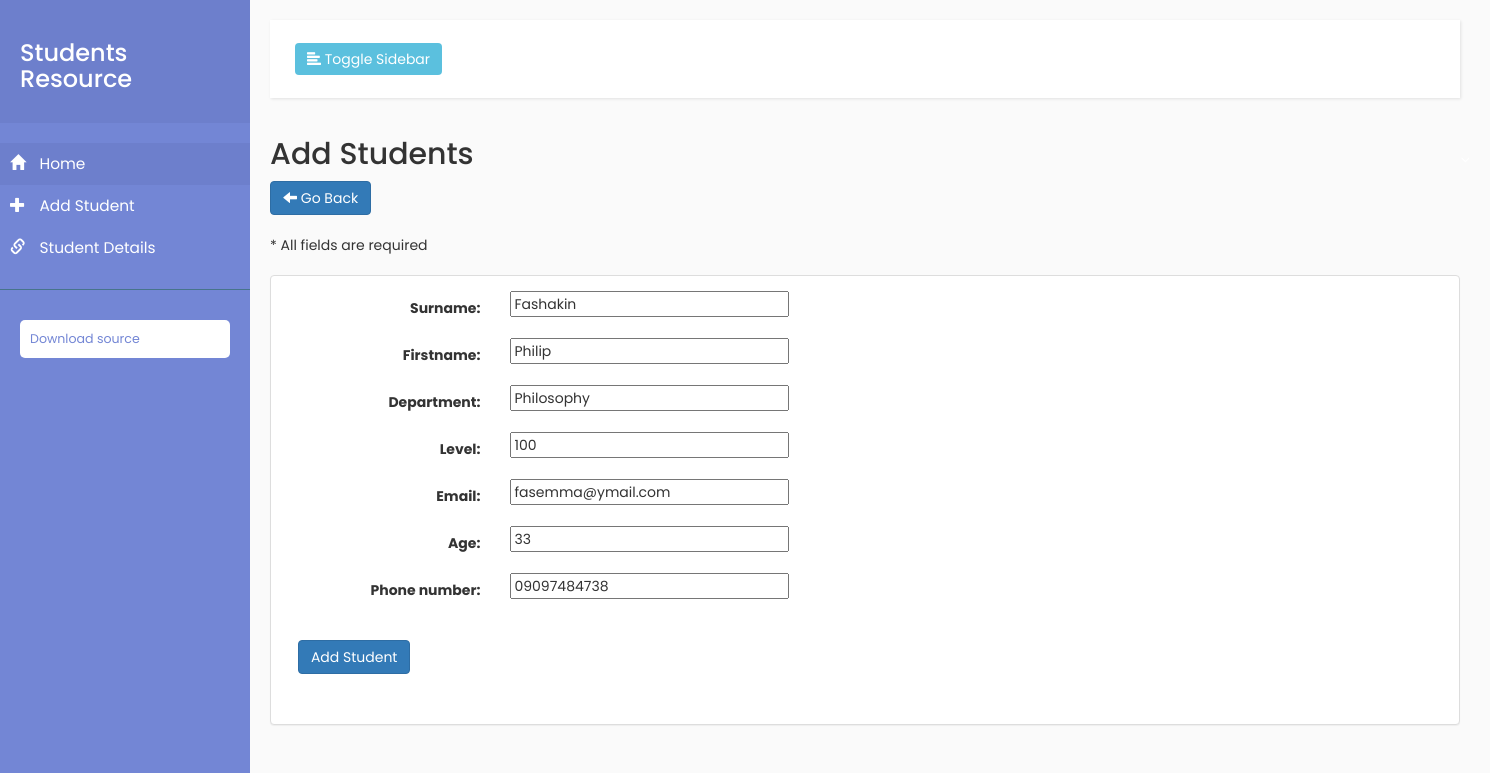
/students/update/2/, run on the app's committed database.
### crud_app/models.py (models this page shows, shortened)
class Student(models.Model):
    Surname = models.CharField(max_length=100)
    Firstname = models.CharField(max_length=100)
    Department = models.CharField(max_length=100)
    Level = models.IntegerField()
    email = models.EmailField(max_length=100, unique=True)
    age = models.IntegerField()
    Phone_number = models.CharField(max_length=15)

### crud_app/views.py (the view)
# urls.py: url(r'update/(?P<pk>[0-9]+)/$', views.StudentUpdate.as_view(), name='student-update'),
class StudentUpdate(UpdateView):
    model = Student
    fields = ['Surname', 'Firstname', 'Department', 'Level', 'email', 'age', 'Phone_number']
    success_url = reverse_lazy('crud_app:all_list')

### crud_app/templates/crud_app/student_form.html (shortened to what this page needs)
{% extends 'crud_app/base.html' %}
{% block h2 %} Add Students {% endblock %}
{% block body %}
<div class="container-fluid">
    <div class="row">
        <div>
            <a class="btn btn-primary" type="button" name="back" href="{% url 'crud_app:all_list' %}" >
                <i class="glyphicon glyphicon-arrow-left"></i>
                <span>Go Back</span>
            </a>
        </div><br>
        <div>
        * All fields are required
        </div><br>
             <div class="panel panel-default">
                <div class="panel-body">
                    <form class="form-horizontal pull-left" method="post">
                        {% include 'crud_app/form_template.html' %}
                        <div class="form-group pull-left">
                            <div class="col-sm-offset-1 col-sm-3">
                                <br>
                                <button type="submit" class="btn btn-primary"> Add Student</button><br><br>
                            </div>
                        </div>
                    </form>
                </div>
             </div>
    </div>
    </div>
{% endblock %}

### crud_app/templates/crud_app/form_template.html (shortened to what this page needs)
{% for field in form %}
    <div class="form-group">
        <label class="control-label col-sm-6 pull-left"><b>{{ field.label_tag }}</b></label>
        <div class="col-sm-3">{{ field }}</div>
    </div>
{% endfor %}

### crud_app/static/crud_app/base.css (style rules this page uses)
body { font-family: 'Poppins', sans-serif; background: #fafafa; }
a, a:hover, a:focus { color: inherit; text-decoration: none; transition: all 0.3s; }
i, span { display: inline-block; }

### data on the page
Student: form "Fashakin" "Philip" "Philosophy" "100" "fasemma@ymail.com" "33" "09097484738"

### other printed values
{{ field.label_tag }} "Surname:" "Firstname:" "Department:" "Level:" "Email:" "Age:" "Phone number:"
